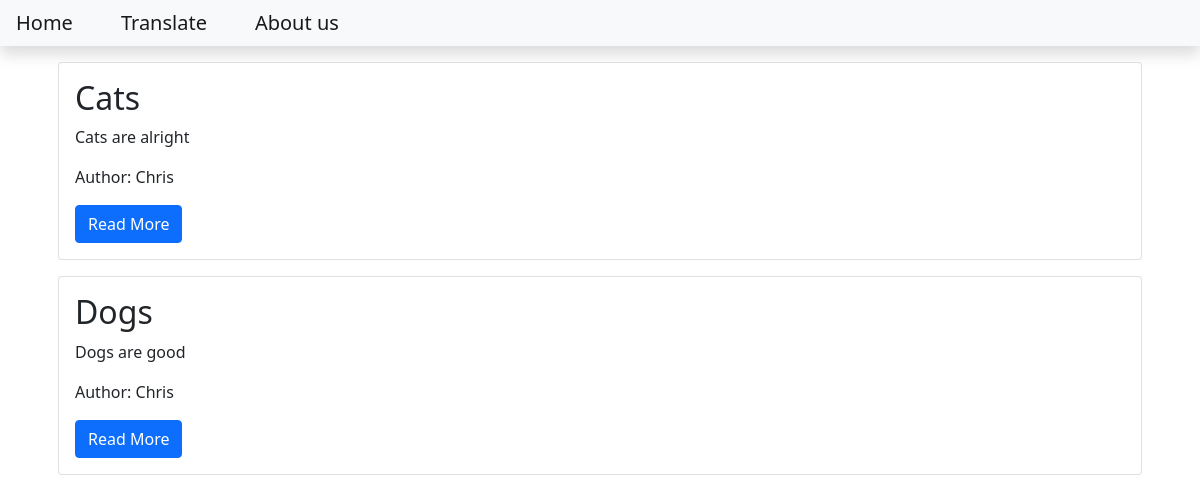
The page / on the database its author committed.
### blog/models.py (models this page shows, shortened)
class Post(models.Model):
    title = models.CharField(max_length=200)
    content = models.TextField()
    date_created =models.DateTimeField(auto_now_add=True)
    slug = models.SlugField(max_length=200,unique=True)
    author = models.ForeignKey(to=User, on_delete=models.CASCADE)
    status = models.IntegerField(choices=STATUS, default=0)

### blog/views.py (the view)
# urls.py: path('',views.PostList.as_view(),name='home')
class PostList(generic.ListView):
    queryset = Post.objects.filter(status=1).order_by('date_created')
    template_name = 'index.html'

### templates/index.html
{% extends 'base.html' %}
{% block content %}
        <div class="container">
        {% for post in post_list %}
            <div class="card m-3">
                <div class="card-body">
                    <h2>
                        {{post.title}}
                    </h2>
                    <p class="card-text">
                        {{post.content | slice:"20"}}
                    </p>
                    <p>
                        Author: {{post.author | title}}
                    </p>
                    <a class="btn btn-primary" href="{% url 'blog_view' post.slug %}">Read More</a>
                </div>
            </div>
        {% endfor %}
        </div>
{% endblock content %}

### templates/base.html (shortened to what this page needs)
<!DOCTYPE html>
<html lang="en">
    <head>
        <link href="https://cdn.jsdelivr.net/npm/bootstrap@5.1.3/dist/css/bootstrap.min.css" rel="stylesheet">
    </head>
    <body>
        <nav class="navbar navbar-expand-lg navbar-light bg-light shadow mb-3" id="mainNav">
            <div class="collapse navbar-collapse" id="navBarResponsive">
                <ul class="navbar-nav ml-auto">
                    <li class="nav-item">
                        <a class="navbar-brand p-3" href="{% url 'home' %}">Home</a>
                    </li>
                    <li>
                        <a class="navbar-brand p-3" href="{% url 'translator_view' %}">Translate</a>
                    </li>
                    <li>
                        <a class="navbar-brand p-3" href="{% url 'about_view' %}">About us</a>
                    </li>
                </ul>
            </div>
        </nav>
{% block content %}
{% endblock content %}
</body>
</html>

### rows shown on the page
Post: title "Cats", content "Cats are alright", author "Chris"
Post: title "Dogs", content "Dogs are good", author "Chris"
